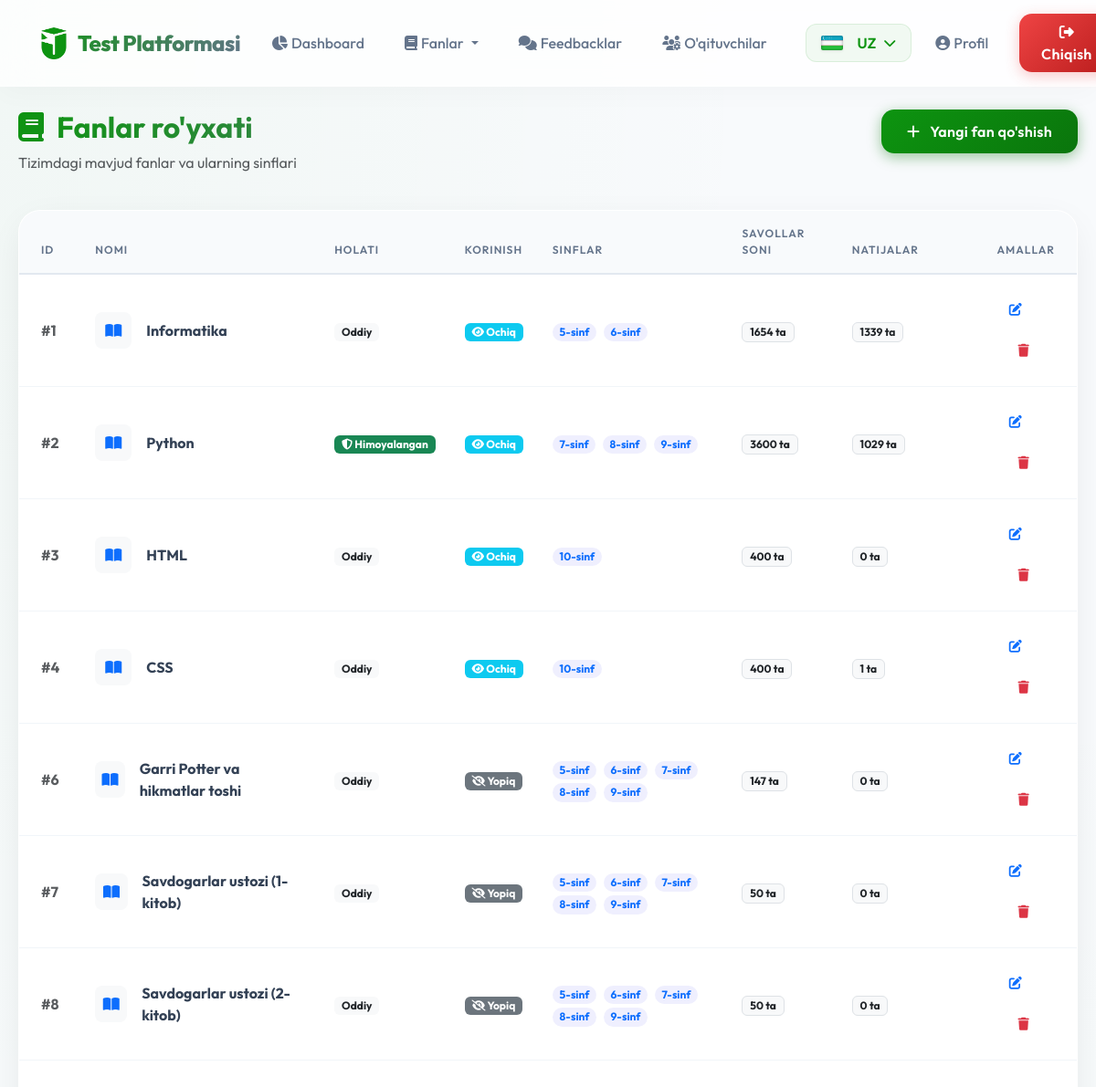
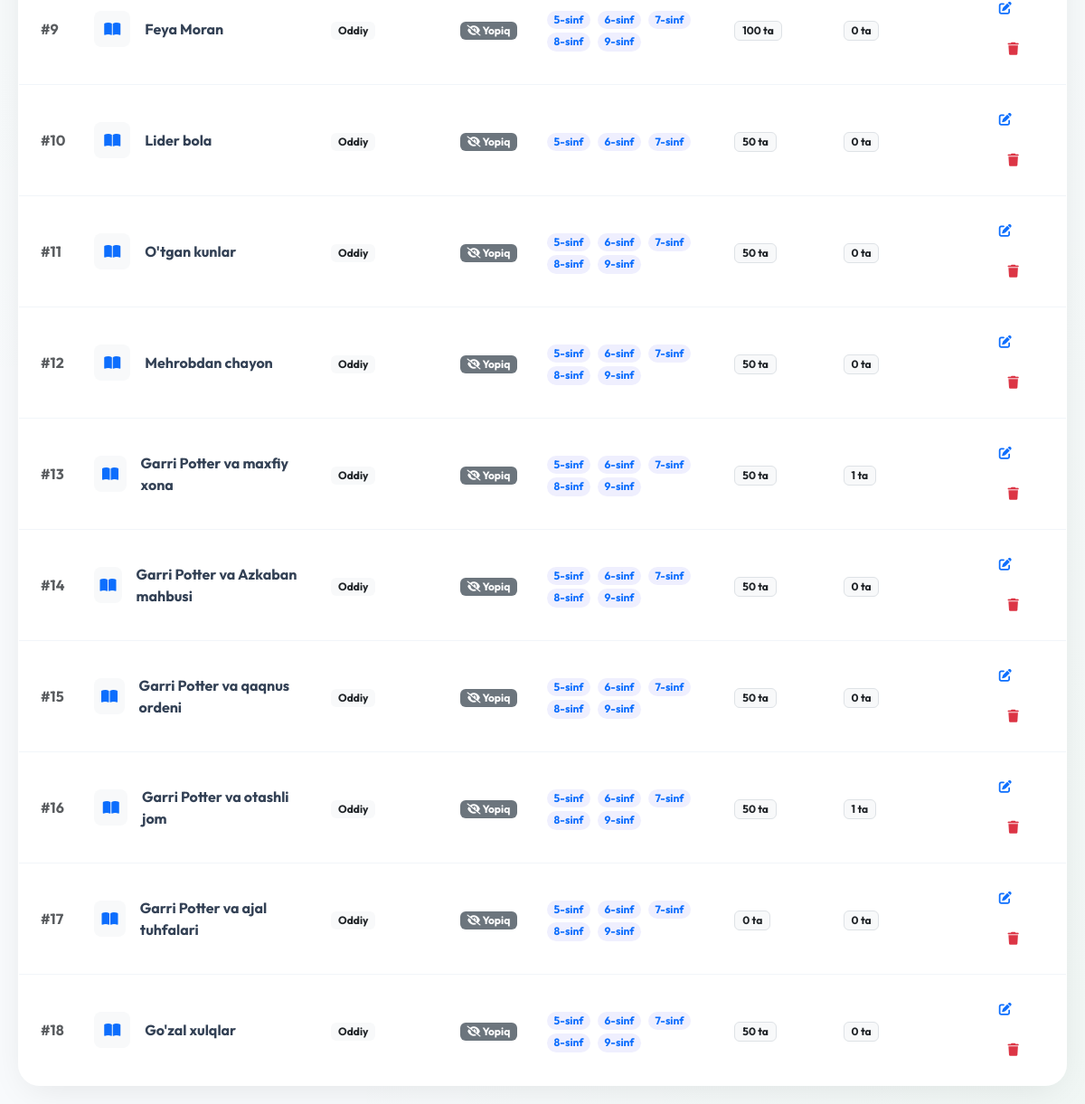
The app's page /admin/subjects (signed in) with its own data (2 pictures, top to bottom).
### models.py (models this page shows)
class Subject(db.Model):
    id = db.Column(db.Integer, primary_key=True)
    name = db.Column(db.String(50), nullable=False)
    name_ru = db.Column(db.String(50))
    name_en = db.Column(db.String(50))
    grades = db.Column(db.String(20), nullable=False)  # e.g. "5,6" or "7,8,9"
    is_protected = db.Column(db.Boolean, default=False)  # Anti-cheat protection
    question_count = db.Column(db.Integer, default=20)
    time_limit = db.Column(db.Integer, default=30)
    show_results = db.Column(db.Boolean, default=True)
    is_visible = db.Column(db.Boolean, default=True)

### routes/admin.py (the view)
@admin_bp.route('/subjects')
def subjects():
    subjects = Subject.query.all()
    return render_template('admin_subjects.html', subjects=subjects)

### routes/admin.py (called while the page is built)
@admin_bp.before_request
def require_login():
    if request.endpoint == 'admin.login':
        return
    if 'admin_id' not in session:
        return redirect(url_for('admin.login'))

### templates/admin_subjects.html (shortened to what this page needs)
{% extends "base.html" %}
{% block content %}
<div class="row mb-4 animate-fade-in-up">
    <div class="col-md-8">
        <h2 class="fw-bold text-gradient"><i class="fas fa-book me-2"></i> {{ _('Fanlar ro\'yxati') }}</h2>
        <p class="text-muted">{{ _('Tizimdagi mavjud fanlar va ularning sinflari') }}</p>
    </div>
    <div class="col-md-4 text-md-end">
        <a href="{{ url_for('admin.subject_add') }}" class="btn btn-primary">
            <i class="fas fa-plus me-2"></i> {{ _('Yangi fan qo\'shish') }}
        </a>
    </div>
</div>
<div class="card animate-fade-in-up" style="animation-delay: 0.1s;">
    <div class="card-body p-0">
        <div class="table-responsive">
            <table class="table table-hover align-middle mb-0">
                <thead>
                    <tr>
                        <th class="ps-4">ID</th>
                        <th>{{ _('Nomi') }}</th>
                        <th>{{ _('Holati') }}</th>
                        <th>{{ _('Korinish') }}</th>
                        <th>{{ _('Sinflar') }}</th>
                        <th>{{ _('Savollar soni') }}</th>
                        <th>{{ _('Natijalar') }}</th>
                        <th class="text-end pe-4">{{ _('Amallar') }}</th>
                    </tr>
                </thead>
                <tbody>
                    {% for subject in subjects %}
                    <tr>
                        <td class="ps-4 fw-bold text-muted">#{{ subject.id }}</td>
                        <td>
                            <div class="d-flex align-items-center">
                                <div class="icon-square bg-light text-primary rounded-3 me-3 d-flex align-items-center justify-content-center"
                                    style="width: 40px; height: 40px;">
                                    <i class="fas fa-book-open"></i>
                                </div>
                                <span class="fw-bold">{{ subject.name }}</span>
                            </div>
                        </td>
                        <td>
                            {% if subject.is_protected %}
                            <span class="badge bg-success"><i class="fas fa-shield-alt"></i> {{ _('Himoyalangan')
                                }}</span>
                            {% else %}
                            <span class="badge bg-light text-dark">{{ _('Oddiy') }}</span>
                            {% endif %}
                        </td>
                        <td>
                            {% if subject.is_visible %}
                            <span class="badge bg-info"><i class="fas fa-eye"></i> {{ _('Ochiq') }}</span>
                            {% else %}
                            <span class="badge bg-secondary"><i class="fas fa-eye-slash"></i> {{ _('Yopiq') }}</span>
                            {% endif %}
                        </td>
                        <td>
                            {% for grade in subject.grades.split(',') %}
                            <span class="badge bg-soft-primary text-primary rounded-pill me-1">{{ grade }}-{{ _('sinf')
                                }}</span>
                            {% endfor %}
                        </td>
                        <td>
                            <span class="badge bg-light text-dark border">{{ subject.questions|length }} {{ _('ta')
                                }}</span>
                        </td>
                        <td>
                            <span class="badge bg-light text-dark border">{{ subject.results|length }} {{ _('ta')
                                }}</span>
                        </td>
                        <td class="text-end pe-4">
                            <a href="{{ url_for('admin.subject_edit', id=subject.id) }}"
                                class="btn btn-sm btn-outline-primary me-2">
                                <i class="fas fa-edit"></i>
                            </a>
                            {% if session.admin_role == 'admin' %}
                            <a href="{{ url_for('admin.subject_delete', id=subject.id) }}"
                                class="btn btn-sm btn-outline-danger"
                                onclick="return confirm('{{ _('Haqiqatan ham bu fanni o\'chirmoqchimisiz? Unga bog\'liq barcha ma\'lumotlar tekshiriladi.') }}')">
                                <i class="fas fa-trash"></i>
                            </a>
                            {% endif %}
                        </td>
                    </tr>
                    {% endfor %}
                </tbody>
            </table>
        </div>
    </div>
</div>
{% endblock %}

### templates/base.html (shortened to what this page needs)
<!DOCTYPE html>
<html lang="uz">
<head>
    <link href="https://cdn.jsdelivr.net/npm/bootstrap@5.3.0/dist/css/bootstrap.min.css" rel="stylesheet">
    <link rel="stylesheet" href="https://cdnjs.cloudflare.com/ajax/libs/font-awesome/6.4.0/css/all.min.css">
</head>
<body>
    <nav class="navbar navbar-expand-lg fixed-top">
        <div class="container">
            <a class="navbar-brand d-flex align-items-center" href="{{ url_for('main.index') }}">
                <img src="{{ url_for('static', filename='img/logo.png') }}" width="35" height="35" class="me-2"
                    alt="Logo" style="pointer-events: none;">
                Test Platformasi
            </a>
            <div class="collapse navbar-collapse" id="navbarNav">
                <ul class="navbar-nav ms-auto gap-2 align-items-center">
                    {% if session.admin_id %}
                    <li class="nav-item">
                        <a class="nav-link" href="{{ url_for('admin.dashboard') }}">
                            <i class="fas fa-chart-pie"></i> {{ _('Dashboard') }}
                        </a>
                    </li>
                    <li class="nav-item dropdown">
                        <a class="nav-link dropdown-toggle" href="#" id="navbarDropdownFanlar" role="button"
                            data-bs-toggle="dropdown" aria-expanded="false">
                            <i class="fas fa-book"></i> {{ _('Fanlar') }}
                        </a>
                    </li>
                    <li class="nav-item">
                        <a class="nav-link" href="{{ url_for('admin.feedbacks') }}">
                            <i class="fas fa-comments"></i> {{ _('Feedbacklar') }}
                        </a>
                    </li>
                    {% if session.admin_role == 'admin' %}
                    <li class="nav-item">
                        <a class="nav-link" href="{{ url_for('admin.teachers') }}">
                            <i class="fas fa-users-cog"></i> {{ _('O\'qituvchilar') }}
                        </a>
                    </li>
                    {% endif %}
                    <li class="nav-item ms-lg-3">
                        <div class="lang-dropdown">
                            <div class="lang-btn">
                                {% set current_lang = get_locale() %}
                                {% if current_lang == 'uz' %}
                                <img src="{{ url_for('static', filename='icons/uz.png') }}" class="flag-icon" alt="UZ">
                                UZ
                                {% elif current_lang == 'ru' %}
                                <img src="{{ url_for('static', filename='icons/ru.png') }}" class="flag-icon" alt="RU">
                                RU
                                {% else %}
                                <img src="{{ url_for('static', filename='icons/gb.png') }}" class="flag-icon" alt="EN">
                                EN
                                {% endif %}
                                <i class="fas fa-chevron-down small"></i>
                            </div>
                        </div>
                    </li>
                    <li class="nav-item">
                        <a class="nav-link" href="{{ url_for('admin.profile') }}">
                            <i class="fas fa-user-circle"></i> {{ _('Profil') }}
                        </a>
                    </li>
                    <li class="nav-item">
                        <a class="btn btn-danger text-white px-4 py-2 ms-2" href="{{ url_for('admin.logout') }}">
                            <i class="fas fa-sign-out-alt"></i> {{ _('Chiqish') }}
                        </a>
                    </li>
                    {% endif %}
                </ul>
            </div>
        </div>
    </nav>
    <div style="height: 100px;"></div>
    <div class="main-container">
        {% block content %}{% endblock %}
    </div>
</body>
</html>

### templates/base.html (style rules this page uses)
:root { --primary: #0d9410; --primary-dark: #0a750c; --secondary: #64748b; --success: #10b981; --danger: #ef4444; --warning: #f59e0b; --dark: #0f172a; --light: #f8fafc; --glass: rgba(255, 255, 255, 0.9); --glass-border: rgba(255, 255, 255, 0.2); --shadow: 0 10px 40px -10px rgba(0, 0, 0, 0.1); }
body { font-family: 'Outfit', sans-serif; background: #f8fafc; background-image: radial-gradient(at 0% 0%, rgba(13, 148, 16, 0.03) 0px, transparent 50%), radial-gradient(at 100% 100%, rgba(13, 148, 16, 0.03) 0px, transparent 50%); background-attachment: fixed; min-height: 100vh; color: var(--dark); }
.main-container { max-width: 1200px; margin: 0 auto; padding: 20px; }
img { -webkit-user-drag: none; -khtml-user-drag: none; -moz-user-drag: none; -o-user-drag: none; user-drag: none; pointer-events: none; }
.card { background: var(--glass); backdrop-filter: blur(12px); -webkit-backdrop-filter: blur(12px); border: 1px solid rgba(255, 255, 255, 0.5); border-radius: 24px; box-shadow: var(--shadow); transition: transform 0.3s cubic-bezier(0.4, 0, 0.2, 1), box-shadow 0.3s ease; overflow: hidden; }
.btn { border-radius: 14px; padding: 12px 28px; font-weight: 600; letter-spacing: 0.3px; transition: all 0.3s cubic-bezier(0.4, 0, 0.2, 1); border: none; position: relative; overflow: hidden; }
.btn-primary { background: linear-gradient(135deg, var(--primary), var(--primary-dark)); box-shadow: 0 4px 15px rgba(10, 117, 12, 0.4); }
.btn-danger { background: linear-gradient(135deg, var(--danger), #b91c1c); box-shadow: 0 4px 15px rgba(239, 68, 68, 0.3); }
.navbar { background: rgba(255, 255, 255, 0.8) !important; backdrop-filter: blur(20px); -webkit-backdrop-filter: blur(20px); box-shadow: 0 4px 30px rgba(0, 0, 0, 0.03); border-bottom: 1px solid rgba(255, 255, 255, 0.3); padding: 15px 0; }
.navbar-brand { font-weight: 800; font-size: 1.5rem; background: linear-gradient(135deg, var(--primary), var(--secondary)); -webkit-background-clip: text; background-clip: text; -webkit-text-fill-color: transparent; letter-spacing: -0.5px; }
.nav-link { font-weight: 500; color: #64748b !important; padding: 10px 18px !important; border-radius: 12px; transition: all 0.3s ease; display: flex; align-items: center; gap: 4px; white-space: nowrap; }
.table-responsive { border-radius: 20px; box-shadow: 0 4px 6px -1px rgba(0, 0, 0, 0.05); }
.table { background: white; margin-bottom: 0; }
.table thead th { background: #f8fafc; color: #64748b; font-weight: 600; text-transform: uppercase; font-size: 0.75rem; letter-spacing: 1px; padding: 16px; border-bottom: 2px solid #e2e8f0; }
.table tbody td { padding: 16px; vertical-align: middle; border-bottom: 1px solid #f1f5f9; color: #334155; }
.table tbody tr:last-child td { border-bottom: none; }
.lang-dropdown { position: relative; display: inline-block; }
.lang-btn { background: rgba(13, 148, 16, 0.05); border: 1px solid rgba(13, 148, 16, 0.1); color: var(--primary); padding: 8px 16px; border-radius: 12px; font-weight: 600; display: flex; align-items: center; gap: 8px; transition: all 0.3s ease; cursor: pointer; text-decoration: none; }
.flag-icon { width: 24px !important; height: 16px !important; object-fit: cover !important; vertical-align: middle; margin-right: 8px; border-radius: 2px; box-shadow: 0 1px 3px rgba(0, 0, 0, 0.1); }

### templates/admin_subjects.html (style rules this page uses)
.bg-soft-primary { background-color: rgba(99, 102, 241, 0.1); }
.text-gradient { background: linear-gradient(135deg, var(--primary), var(--secondary)); -webkit-background-clip: text; -webkit-text-fill-color: transparent; }
.animate-fade-in-up { animation: fadeInUp 0.5s ease forwards; opacity: 0; transform: translateY(20px); }

### records on screen
Subject: id "1", name "Informatika", grade "5" "6", questions|length "1654", results|length "1339"
Subject: id "2", name "Python", grade "7" "8" "9", questions|length "3600", results|length "1029"
Subject: id "3", name "HTML", grades "10", questions|length "400", results|length "0"
Subject: id "4", name "CSS", grades "10", questions|length "400", results|length "1"
Subject: id "6", name "Garri Potter va hikmatlar toshi", grade "5" "6" "7" "8" "9", questions|length "147", results|length "0"
Subject: id "7", name "Savdogarlar ustozi (1-kitob)", grade "5" "6" "7" "8" "9", questions|length "50", results|length "0"
Subject: id "8", name "Savdogarlar ustozi (2-kitob)", grade "5" "6" "7" "8" "9", questions|length "50", results|length "0"
Subject: id "9", name "Feya Moran", grade "5" "6" "7" "8" "9", questions|length "100", results|length "0"
Subject: id "10", name "Lider bola", grade "5" "6" "7", questions|length "50", results|length "0"
Subject: id "11", name "O'tgan kunlar", grade "5" "6" "7" "8" "9", questions|length "50", results|length "0"
Subject: id "12", name "Mehrobdan chayon", grade "5" "6" "7" "8" "9", questions|length "50", results|length "0"
Subject: id "13", name "Garri Potter va maxfiy xona", grade "5" "6" "7" "8" "9", questions|length "50", results|length "1"
Subject: id "14", name "Garri Potter va Azkaban mahbusi", grade "5" "6" "7" "8" "9", questions|length "50", results|length "0"
Subject: id "15", name "Garri Potter va qaqnus ordeni", grade "5" "6" "7" "8" "9", questions|length "50", results|length "0"
Subject: id "16", name "Garri Potter va otashli jom", grade "5" "6" "7" "8" "9", questions|length "50", results|length "1"
Subject: id "17", name "Garri Potter va ajal tuhfalari", grade "5" "6" "7" "8" "9", questions|length "0", results|length "0"
Subject: id "18", name "Go'zal xulqlar", grade "5" "6" "7" "8" "9", questions|length "50", results|length "0"
